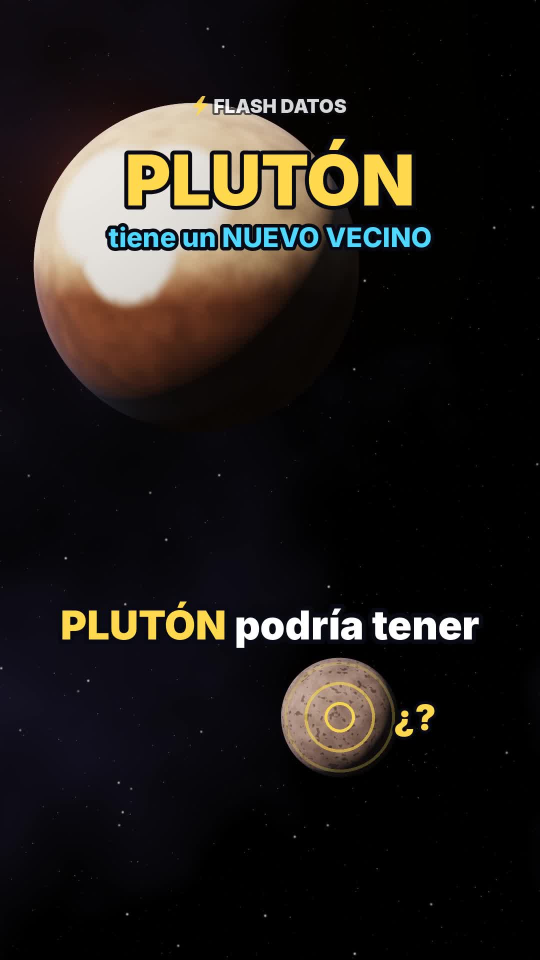
#> input picture videos/06-planeta-enano-ed138/portada.jpg, 1080 x 1920 px (shown at 1/2 size)
$ python -i escena.py   (imports and definitions only)
#> lines starting #> are read from the running program, lines starting #| are printed output that depends on the picture
### motor/noise.py
import numpy as np
rng = np.random.default_rng(7)
PERM = rng.permutation(256)
P = np.concatenate([PERM, PERM]).astype(np.int64)
VALS = rng.random(256)


def _hash(ix, iy, iz):
    return VALS[P[P[P[ix & 255] + (iy & 255)] + (iz & 255)]]


def vnoise(x, y, z):
    xi, yi, zi = np.floor(x).astype(np.int64), np.floor(y).astype(np.int64), np.floor(z).astype(np.int64)
    xf, yf, zf = x - xi, y - yi, z - zi
    u, v, w = xf * xf * (3 - 2 * xf), yf * yf * (3 - 2 * yf), zf * zf * (3 - 2 * zf)
    c000 = _hash(xi, yi, zi); c100 = _hash(xi + 1, yi, zi)
    c010 = _hash(xi, yi + 1, zi); c110 = _hash(xi + 1, yi + 1, zi)
    c001 = _hash(xi, yi, zi + 1); c101 = _hash(xi + 1, yi, zi + 1)
    c011 = _hash(xi, yi + 1, zi + 1); c111 = _hash(xi + 1, yi + 1, zi + 1)
    x00 = c000 + u * (c100 - c000); x10 = c010 + u * (c110 - c010)
    x01 = c001 + u * (c101 - c001); x11 = c011 + u * (c111 - c011)
    y0 = x00 + v * (x10 - x00); y1 = x01 + v * (x11 - x01)
    return y0 + w * (y1 - y0)


def fbm(x, y, z, octaves=5, lac=2.0, gain=0.5, seed=0.0):
#> called with octaves = 5, lac = 2, gain = 0.5, seed = 44
    tot, amp, norm, f = 0.0, 1.0, 0.0, 1.0
    for o in range(octaves):
        off = seed * 17.31 + o * 31.7
        tot = tot + amp * vnoise(x * f + off, y * f - off * 0.7, z * f + off * 1.3)
        norm += amp; amp *= gain; f *= lac
    return tot / norm


def smooth(a, b, x):
    t = np.clip((x - a) / (b - a), 0, 1)
    return t * t * (3 - 2 * t)


def mix(a, b, t):
    t = t[..., None]
    return np.asarray(a) * (1 - t) + np.asarray(b) * t

### videos/06-planeta-enano-ed138/escena.py
"""Flash Datos · video 06 · Plutón podría tener un nuevo vecino: 2026 ED138 (trazado de rayos de esferas).

Uso:
  python3 escena.py test 1.0 5.0 ...        -> PNG de prueba en frames_test/
  python3 escena.py chunk <ini> <fin> <out> -> MP4 de los cuadros [ini, fin)
  python3 escena.py info
"""
import json, math, os, subprocess, sys
import numpy as np
from PIL import Image, ImageDraw, ImageFont
from scipy.ndimage import gaussian_filter, zoom as ndzoom

BASE = os.path.dirname(os.path.abspath(__file__))
sys.path.insert(0, BASE)
W, H, FPS = 1080, 1920, 30
TY = math.tan(math.radians(20)); TX = TY * W / H
PIX = 2 * TY / H

xs = ((np.arange(W) + 0.5) / W * 2 - 1) * TX
ys = (1 - (np.arange(H) + 0.5) / H * 2) * TY
DX, DY = np.meshgrid(xs, ys)
NRM = np.sqrt(DX * DX + DY * DY + 1)
DIRS = np.stack([DX / NRM, DY / NRM, -1 / NRM], axis=-1)

# [1 line not run here, left out]


def lin(c):
    return np.asarray(c, dtype=np.float32) ** 2.2


# [1 line not run here, left out]
# [1 line that did not run here, left out]
GOLD = lin([1.0, 0.78, 0.34]); ICE = lin([0.62, 0.90, 1.0])


# [12 lines left out: function sample, not called in this run]


def smooth(a, b, x):
    t = np.clip((x - a) / (b - a), 0, 1)
    return t * t * (3 - 2 * t)


def make_background():
    rng = np.random.default_rng(13)
    bg = np.zeros((H, W, 3), np.float32)
    n = 1500
    x = rng.integers(0, W, n); y = rng.integers(0, H, n)
    inten = 0.025 + 0.42 * rng.random(n) ** 7
    tint = rng.random(n)
    col = np.stack([0.80 + 0.2 * tint, 0.86 + 0.06 * tint, 1.0 - 0.25 * tint], -1)
    np.add.at(bg, (y, x), col * inten[:, None])
    bg = gaussian_filter(bg, (0.6, 0.6, 0))
    big = np.zeros_like(bg)
    m = 40
    bx = rng.integers(0, W, m); by = rng.integers(0, H, m)
    np.add.at(big, (by, bx), np.array([1.0, 0.95, 0.9]) * (1.5 + 3 * rng.random(m))[:, None])
    bg += gaussian_filter(big, (1.3, 1.3, 0))
    from noise import fbm
    gy, gx = np.mgrid[0:120, 0:68] / 40.0
    neb = fbm(gx, gy, np.full_like(gx, 0.3), 5, seed=44)
    neb = ndzoom(neb, (H / 120, W / 68), order=1)
    neb = np.clip((neb - 0.45) * 2.2, 0, 1) ** 1.6
    bg += neb[..., None] * np.array([0.016, 0.012, 0.034], np.float32)  # nebulosa violeta muy tenue
    return bg


BG = make_background()


# [10 lines left out: functions rot_y, rot_x, not called in this run]


def latlon(v):
    return np.arcsin(np.clip(v[..., 1], -1, 1)), np.arctan2(v[..., 0], v[..., 2])


# [81 lines left out: functions shade, draw_sphere, not called in this run]


def bloom(img):
    small = img[::4, ::4]
    br = np.clip(small - 0.9, 0, None)
    g = gaussian_filter(br, (5, 5, 0)) * 0.55 + gaussian_filter(br, (22, 22, 0)) * 0.85 + gaussian_filter(br, (60, 60, 0)) * 0.5
    return img + ndzoom(g, (4, 4, 1), order=1)[:H, :W]


# [4 lines left out: function tonemap, not called in this run]


# ---------------- texturas propias del video 06 ----------------
from noise import fbm as _fbm


def sphere_grid(h=256, w=512):
    lat = (0.5 - (np.arange(h) + 0.5) / h) * np.pi
    lon = ((np.arange(w) + 0.5) / w * 2 - 1) * np.pi
    LO, LA = np.meshgrid(lon, lat)
    x = np.cos(LA) * np.sin(LO); y = np.sin(LA); z = np.cos(LA) * np.cos(LO)
    return LA, LO, x, y, z


def make_pluto():
    LA, LO, x, y, z = sphere_grid()
    n1 = _fbm(x * 3 + 5, y * 3, z * 3, 6, seed=3)
    n2 = _fbm(x * 9, y * 9, z * 9 + 2, 4, seed=8)
    base = np.array([0.80, 0.66, 0.52]) * (0.82 + 0.3 * n2[..., None])
    dark = np.array([0.38, 0.22, 0.15]) * (0.8 + 0.4 * n2[..., None])
    belt = smooth(0.15, -0.25, LA + 0.25 * (n1 - 0.5))  # región oscura ecuatorial
    col = base * (1 - belt[..., None] * 0.85) + dark * belt[..., None] * 0.85
    # "corazón" claro (Tombaugh Regio), centrado al frente
    def blob(lat0, lon0, r):
        d = np.arccos(np.clip(np.sin(LA) * math.sin(lat0) + np.cos(LA) * math.cos(lat0) * np.cos(LO - lon0), -1, 1))
        return smooth(r, r * 0.7, d + 0.06 * (n2 - 0.5))
    heart = np.maximum(np.maximum(blob(math.radians(22), math.radians(-12), 0.42), blob(math.radians(24), math.radians(14), 0.38)),
                       blob(math.radians(5), math.radians(0), 0.33))
    col = col * (1 - heart[..., None]) + np.array([0.86, 0.83, 0.78]) * heart[..., None]
    return lin(np.clip(col, 0, 1))


def make_ed138():
    LA, LO, x, y, z = sphere_grid()
    n1 = _fbm(x * 4, y * 4 + 3, z * 4, 6, seed=21)
    n2 = _fbm(x * 14, y * 14, z * 14, 3, seed=5)
    col = np.array([0.66, 0.55, 0.50]) * (0.7 + 0.5 * n1[..., None]) * (0.85 + 0.25 * n2[..., None])
    cr = smooth(0.62, 0.70, n2)[..., None]
    col = col * (1 - 0.35 * cr)
    return lin(np.clip(col, 0, 1))


PLUTO = make_pluto(); ED = make_ed138()
# [1 line not run here, left out]


# [16 lines left out: functions shade_tex, shade_sun, not called in this run]


_shade_base = shade


# [6 lines left out: function shade, not called in this run]


# ---------------- línea de tiempo ----------------
# [1 line not run here, left out]
# [1 line that did not run here, left out]
# [1 line that did not run here, left out]
# [1 line that did not run here, left out]
P = lambda sid, k: SEG[sid]["parts"][k]

# [1 line that did not run here, left out]
# [1 line that did not run here, left out]
# [1 line that did not run here, left out]
# [1 line that did not run here, left out]


def ease(s):
    s = min(max(s, 0.0), 1.0)
    return s * s * s * (s * (6 * s - 15) + 10)


def ease_out(s):
    s = min(max(s, 0.0), 1.0)
    return 1 - (1 - s) ** 3


def lerp(a, b, s):
    return a + (b - a) * s


R_PL = 1.0; R_ED = 1500 / 2377 * R_PL; R_ED_MIN = 600 / 2377 * R_PL
PL_HOOK = (-0.45, 1.3, 0.0); ED_HOOK = (0.75, -2.55, -6.0)
O_HOOK = np.array([0.0, 0.0, 8.6])
# vecinos nuevos (puntos tenues) para el cierre
NB = np.random.default_rng(9)
NEIGH = [(NB.uniform(-5.0, 5.0), NB.uniform(-7.0, 4.0), NB.uniform(-40, -16)) for _ in range(16)]
# [1 line that did not run here, left out]


# [54 lines left out: function scene, not called in this run]


HL_WORDS = {"plutón", "vecino", "vecino…", "ed138", "neptuno", "km", "mitad", "planetas", "enanos", "sexto", "nadie", "tenue",
            "vera", "rubin", "cámara", "misterio", "luz", "último", "último…"}

# ---------------- subtítulos y textos ----------------
# [15 lines left out: function groups_for_part, not called in this run]


CAPS = []
# [6 lines not run here, left out]

FD = os.path.join(BASE, "fonts", "")
_fc = {}


# [5 lines left out: function font, not called in this run]


YELLOW = (255, 216, 77); CYAN = (79, 216, 255); WHITE = (255, 255, 255); INK = (8, 10, 20); RED = (255, 84, 84)


def is_hl(w):
    core = w.strip(".,:…?¿!").lower()
    return any(ch.isdigit() for ch in core) or core in HL_WORDS or w.strip(".,:…?¿!").isupper() and len(core) > 1


# [26 lines left out: functions draw_caption, fade, not called in this run]


def txt(d, xy, s, size, col, A, fname="Inter-Black.otf", anchor="mm", sw=7):
    d.text(xy, s, font=font(fname, size), fill=col + (A,), anchor=anchor, stroke_width=sw, stroke_fill=INK + (A,))


# [16 lines left out: function draw_label, not called in this run]


def bolt(cx, cy, s):
    pts = [(0.58, 0.0), (0.12, 0.56), (0.44, 0.56), (0.30, 1.0), (0.88, 0.38), (0.55, 0.38), (0.74, 0.0)]
    return [(cx + (px - 0.5) * s, cy + (py - 0.5) * s) for px, py in pts]


# [258 lines left out: functions draw_watermark, project, box, flash_alpha, ring_marker, dashed_circle and 11 more, not called in this run]


# [20 lines not run here, left out]

>>> import cv2
>>> picture = cv2.imread('portada.jpg', cv2.IMREAD_GRAYSCALE)
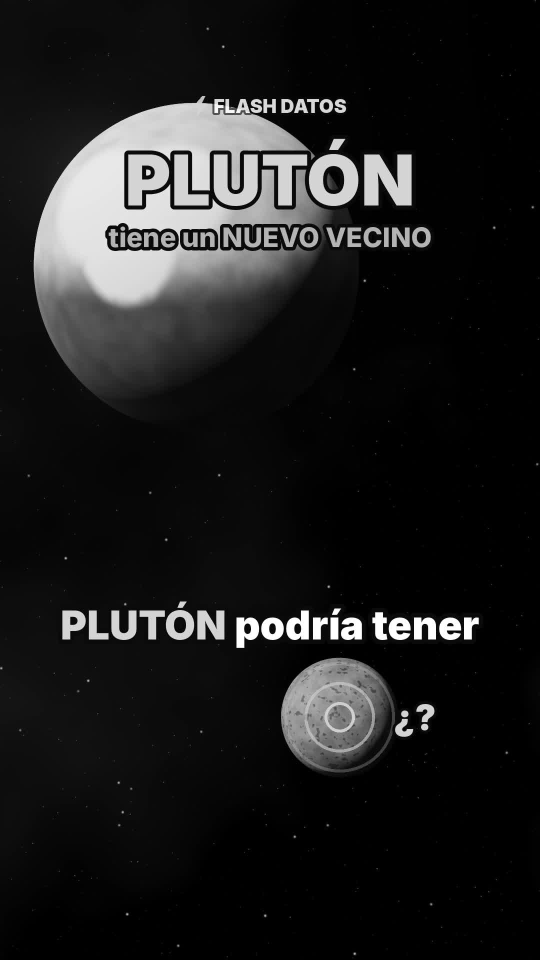
#> picture: shape (1920, 1080) (shown at 1/2 size); min 0, max 255, mean 29
>>> result = bloom(picture)
#> in bloom, `small = img[::4, ::4]`:
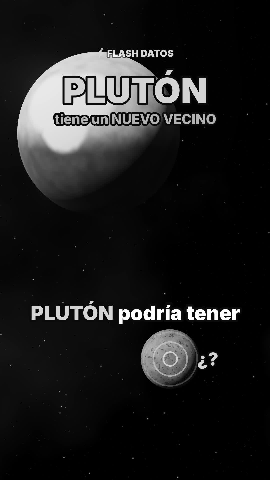
#> small: shape (480, 270); min 0, max 255, mean 28.9
#> (the run stopped early here; a loop or call above may not have finished)
